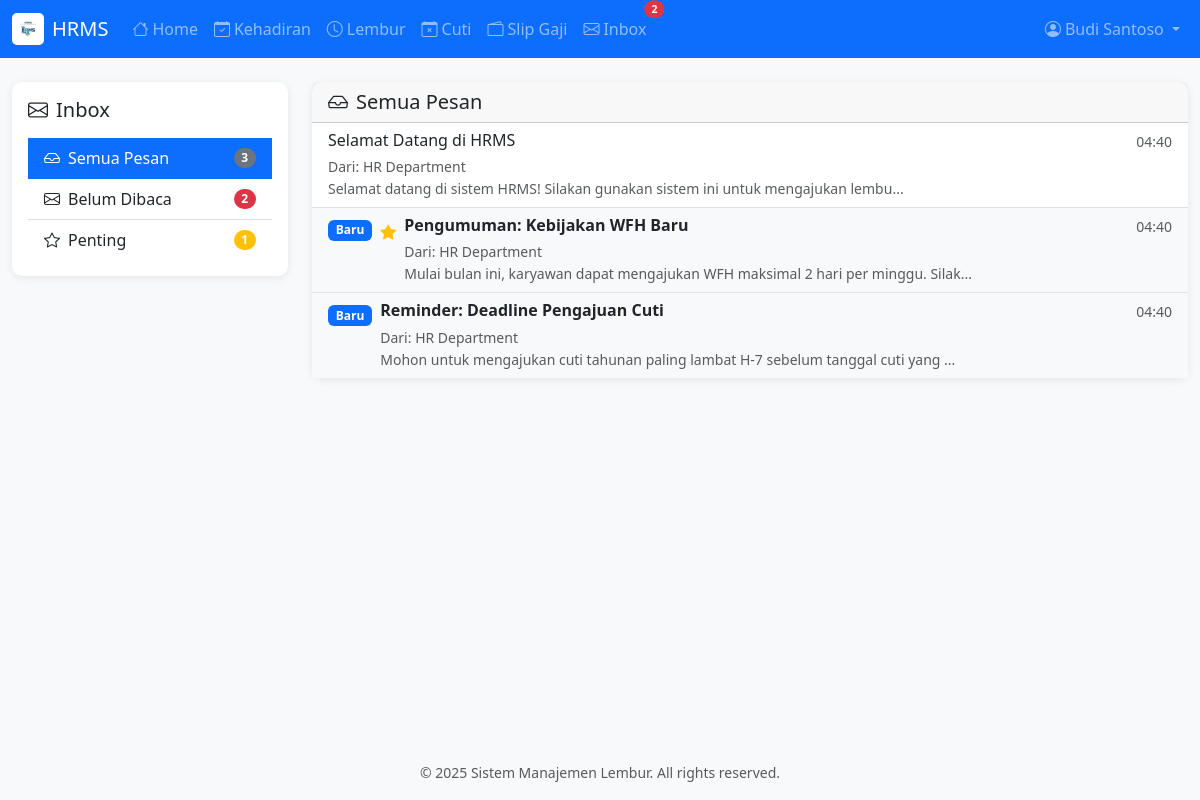
Screenshot of /inbox.php (signed in) with the database file from the repository.
### tables this page shows
CREATE TABLE inbox (
    id INT AUTO_INCREMENT PRIMARY KEY,
    recipient_id INT NOT NULL,
    sender_id INT,
    sender_name VARCHAR(100),
    subject VARCHAR(255) NOT NULL,
    message TEXT NOT NULL,
    is_read TINYINT(1) DEFAULT 0,
    is_important TINYINT(1) DEFAULT 0,
    message_type ENUM('info', 'warning', 'announcement', 'personal') DEFAULT 'info',
    created_at TIMESTAMP DEFAULT CURRENT_TIMESTAMP,
    INDEX idx_inbox_recipient (recipient_id),
    INDEX idx_inbox_read (is_read),
    FOREIGN KEY (recipient_id) REFERENCES users(id) ON DELETE CASCADE,
    FOREIGN KEY (sender_id) REFERENCES users(id) ON DELETE SET NULL
);

### inbox.php (the view, shortened to what this page needs)
<?php
$database = new Database();
$conn = $database->getConnection();
$userId = getCurrentUserId();
$filter = $_GET['filter'] ?? 'all';
$whereClause = "WHERE recipient_id = :user_id";
$stmtMessages = $conn->prepare("
    SELECT i.*, u.full_name as sender_full_name
    FROM inbox i
    LEFT JOIN users u ON i.sender_id = u.id
    $whereClause
    ORDER BY i.created_at DESC
");
$stmtMessages->execute([':user_id' => $userId]);
$messages = $stmtMessages->fetchAll();
$stmtCounts = $conn->prepare("
    SELECT
        COUNT(*) as total,
        COUNT(CASE WHEN is_read = 0 THEN 1 END) as unread,
        COUNT(CASE WHEN is_important = 1 THEN 1 END) as important
    FROM inbox WHERE recipient_id = :user_id
");
$stmtCounts->execute([':user_id' => $userId]);
$counts = $stmtCounts->fetch();
require_once 'includes/header.php';
?>
<div class="container-fluid">
    <div class="row">
        <div class="col-lg-3 mb-4">
            <div class="card">
                <div class="card-body">
                    <h5 class="mb-3"><i class="bi bi-envelope me-2"></i>Inbox</h5>
                    <div class="list-group list-group-flush">
                        <a href="?filter=all" class="list-group-item list-group-item-action d-flex justify-content-between align-items-center <?php echo $filter === 'all' ? 'active' : ''; ?>">
                            <span><i class="bi bi-inbox me-2"></i>Semua Pesan</span>
                            <span class="badge bg-secondary rounded-pill"><?php echo $counts['total']; ?></span>
                        </a>
                        <a href="?filter=unread" class="list-group-item list-group-item-action d-flex justify-content-between align-items-center <?php echo $filter === 'unread' ? 'active' : ''; ?>">
                            <span><i class="bi bi-envelope me-2"></i>Belum Dibaca</span>
                            <span class="badge bg-danger rounded-pill"><?php echo $counts['unread']; ?></span>
                        </a>
                        <a href="?filter=important" class="list-group-item list-group-item-action d-flex justify-content-between align-items-center <?php echo $filter === 'important' ? 'active' : ''; ?>">
                            <span><i class="bi bi-star me-2"></i>Penting</span>
                            <span class="badge bg-warning rounded-pill"><?php echo $counts['important']; ?></span>
                        </a>
                    </div>
                </div>
            </div>
        </div>
        <div class="col-lg-9">
            <div class="card">
                <div class="card-header">
                    <h5 class="mb-0">
                        <?php
                        if ($filter === 'unread') echo '<i class="bi bi-envelope me-2"></i>Pesan Belum Dibaca';
                        elseif ($filter === 'important') echo '<i class="bi bi-star me-2"></i>Pesan Penting';
                        else echo '<i class="bi bi-inbox me-2"></i>Semua Pesan';
                        ?>
                    </h5>
                </div>
                <div class="card-body p-0">
                    <?php if (empty($messages)): ?>
                        <div class="empty-state py-5">
                            <i class="bi bi-envelope-open"></i>
                            <h5>Tidak Ada Pesan</h5>
                            <p>Inbox Anda kosong.</p>
                        </div>
                    <?php else: ?>
                        <div class="list-group list-group-flush">
                            <?php foreach ($messages as $msg): ?>
                                <a href="?view=<?php echo $msg['id']; ?>" class="list-group-item list-group-item-action <?php echo !$msg['is_read'] ? 'bg-light' : ''; ?>">
                                    <div class="d-flex w-100 justify-content-between">
                                        <div class="d-flex align-items-start">
                                            <?php if (!$msg['is_read']): ?>
                                                <span class="badge bg-primary me-2 mt-1">Baru</span>
                                            <?php endif; ?>
                                            <?php if ($msg['is_important']): ?>
                                                <i class="bi bi-star-fill text-warning me-2 mt-1"></i>
                                            <?php endif; ?>
                                            <div>
                                                <h6 class="mb-1 <?php echo !$msg['is_read'] ? 'fw-bold' : ''; ?>">
                                                    <?php echo htmlspecialchars($msg['subject']); ?>
                                                </h6>
                                                <small class="text-muted">
                                                    Dari: <?php echo htmlspecialchars($msg['sender_name'] ?? $msg['sender_full_name'] ?? 'System'); ?>
                                                </small>
                                                <p class="mb-0 text-muted small">
                                                    <?php echo htmlspecialchars(substr($msg['message'], 0, 80)) . (strlen($msg['message']) > 80 ? '...' : ''); ?>
                                                </p>
                                            </div>
                                        </div>
                                        <small class="text-muted text-nowrap">
                                            <?php
                                            $msgDate = strtotime($msg['created_at']);
                                            if (date('Y-m-d') === date('Y-m-d', $msgDate)) {
                                                echo date('H:i', $msgDate);
                                            } elseif (date('Y') === date('Y', $msgDate)) {
                                                echo date('d M', $msgDate);
                                            } else {
                                                echo date('d/m/Y', $msgDate);
                                            }
                                            ?>
                                        </small>
                                    </div>
                                </a>
                            <?php endforeach; ?>
                        </div>
                    <?php endif; ?>
                </div>
            </div>
        </div>
    </div>
</div>
<?php require_once 'includes/footer.php'; ?>

### css/style.css (style rules this page uses)
:root { --primary-color: #0d6efd; --success-color: #198754; --warning-color: #ffc107; --danger-color: #dc3545; }
body { min-height: 100vh; display: flex; flex-direction: column; background-color: #f8f9fa; }
.card { border: none; border-radius: 10px; box-shadow: 0 2px 10px rgba(0, 0, 0, 0.08); transition: transform 0.2s, box-shadow 0.2s; }
.list-group-item.active { background-color: var(--primary-color); border-color: var(--primary-color); }

### rows the page displays
inbox: subject "Selamat Datang di HRMS", sender_name "HR Department", message "Selamat datang di sistem HRMS! Silakan gunakan sistem ini untuk mengajukan lembu", created_at "04:40"
inbox: is_read "Baru", is_important 1 (drawn), subject "Pengumuman: Kebijakan WFH Baru", sender_name "HR Department", message "Mulai bulan ini, karyawan dapat mengajukan WFH maksimal 2 hari per minggu. Silak", created_at "04:40"
inbox: is_read "Baru", subject "Reminder: Deadline Pengajuan Cuti", sender_name "HR Department", message "Mohon untuk mengajukan cuti tahunan paling lambat H-7 sebelum tanggal cuti yang", created_at "04:40"

### other values shown
$unreadCount "2"
getCurrentUserName() "Budi Santoso"
$counts['total'] "3"
$counts['unread'] "2"
$counts['important'] "1"
